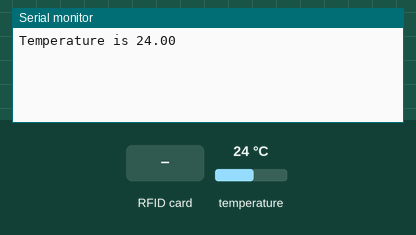
Bench run of a sketch on a simulated Arduino Uno, built with avr-gcc and run on an emulated ATmega328P. On the bench: the last lines printed to the serial monitor. The inputs (shaded band) are chosen by the test bench; at power-on: temperature 24 °C.

Above: at 1.2 s.
1.3 s: RFID card 5E 7A 19 C4 held to the reader
At 2.4 s:
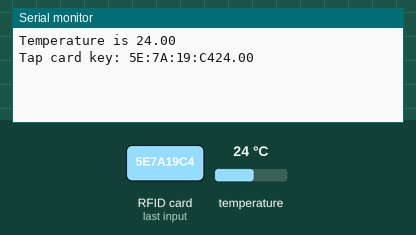
3.2 s: temperature set to 28 °C
At 4.4 s:
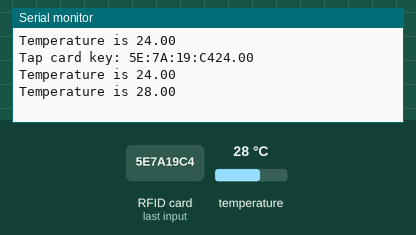
4.7 s: temperature set to 33 °C
At 6.5 s:
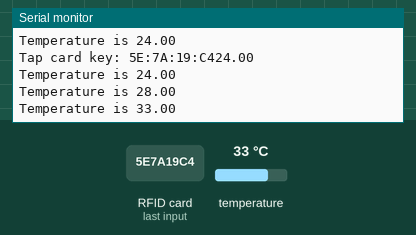
Timing chart, 0 to 8.0 s (numbered marks = the images above; inputs shaded):
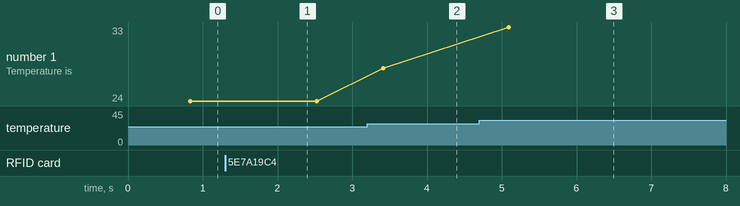

Measured:
- after the input at 1.3 s, the serial monitor: prints a new line after 0.42 s (image 1)
- after the input at 3.2 s, the serial monitor: prints a new line after 0.21 s (image 2)
- after the input at 4.7 s, the serial monitor: prints a new line after 0.39 s (image 3)
- plotted number 1: 24 → 28 after the input at 3.2 s, 28 → 33 after the input at 4.7 s

The sketch:

rfid_temp.ino
```cpp
#include "SPI.h"
#include "MFRC522.h"
#include <SoftwareSerial.h>
#include <OneWire.h>
#include <DallasTemperature.h>

#define SS_PIN 10
#define RST_PIN 9

int temp_sensor = 5;       // Pin DS18B20 Sensor is connected to

float temperature = 0;      //Variable to store the temperature in
int lowerLimit = 34;      //define the lower threshold for the temperature
int upperLimit = 38;      //define the upper threshold for the temperature
float maxTemp = 0;

OneWire oneWirePin(temp_sensor);

DallasTemperature sensors(&oneWirePin);

MFRC522 rfid(SS_PIN, RST_PIN);

MFRC522::MIFARE_Key key;

SoftwareSerial ArduinoUno(3,2);

void setup() {
    Serial.begin(115200);
    sensors.begin();
    ArduinoUno.begin(4800);
    SPI.begin();
    rfid.PCD_Init();
}

void loop() {

//-------------------For Temperature Sensor-----------------//

  sensors.requestTemperatures();

  temperature = sensors.getTempCByIndex(0);


  if(maxTemp < temperature){
    maxTemp = temperature;
    Serial.print("Temperature is ");
    Serial.println(maxTemp);
    delay(100);
  }

  //------------------For RFID Sensor----------------------//
  if (!rfid.PICC_IsNewCardPresent() || !rfid.PICC_ReadCardSerial())
    return;

  // Serial.print(F("PICC type: "));
  MFRC522::PICC_Type piccType = rfid.PICC_GetType(rfid.uid.sak);
  // Serial.println(rfid.PICC_GetTypeName(piccType));

  // Check is the PICC of Classic MIFARE type
  if (piccType != MFRC522::PICC_TYPE_MIFARE_MINI &&
    piccType != MFRC522::PICC_TYPE_MIFARE_1K &&
    piccType != MFRC522::PICC_TYPE_MIFARE_4K) {
    Serial.println(F("Your tag is not of type MIFARE Classic."));
    return;
  }

  String strID = "";
  for (byte i = 0; i < 4; i++) {
    strID +=
    (rfid.uid.uidByte[i] < 0x10 ? "0" : "") +
    String(rfid.uid.uidByte[i], HEX) +
    (i!=3 ? ":" : "");
  }
  strID.toUpperCase();
  strID += String(maxTemp);
  maxTemp = 0.0;
  Serial.print("Tap card key: ");
  Serial.println(strID);
  ArduinoUno.print(strID);
  rfid.PICC_HaltA();
  rfid.PCD_StopCrypto1();

}
```
